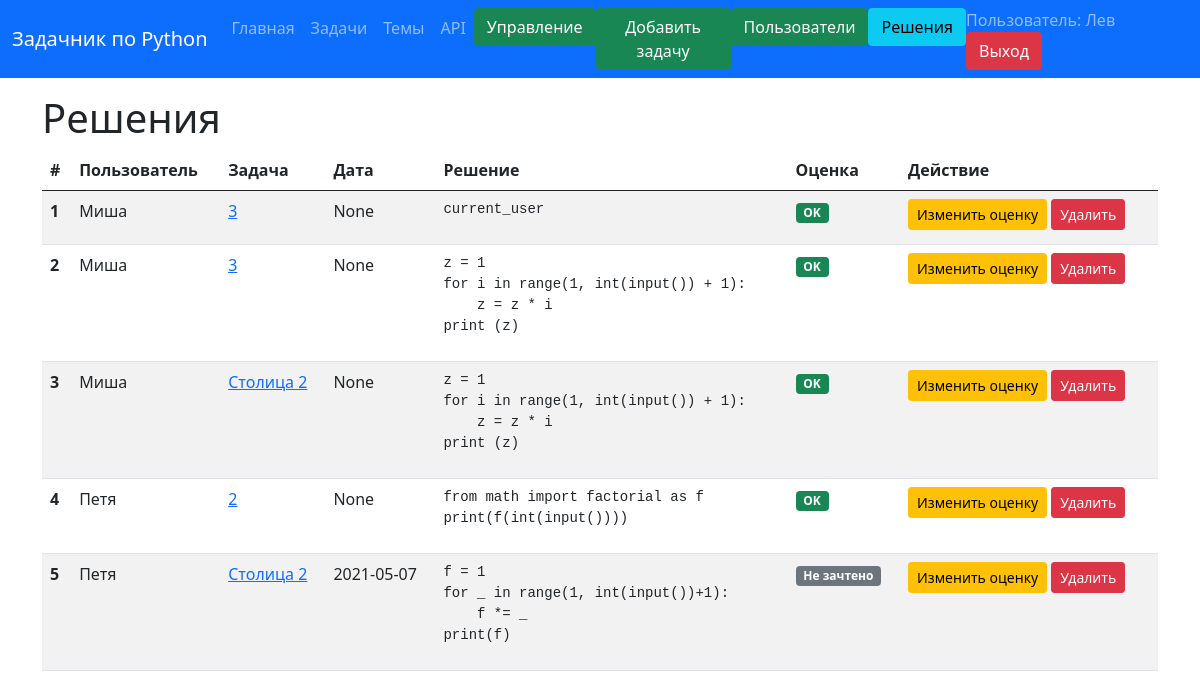
The app's page /solves (signed in), older data.
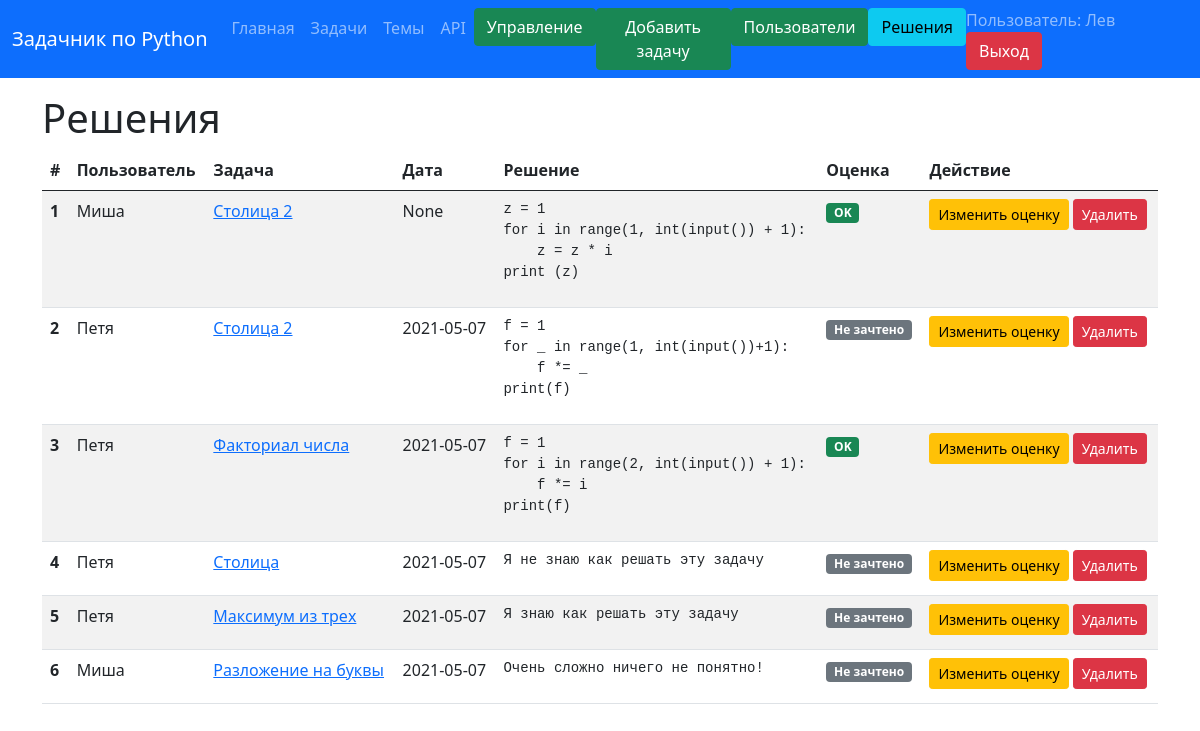
The same page, newer data.
### data/users.py (models this page shows, shortened)
class User(SqlAlchemyBase, UserMixin, SerializerMixin):
    __tablename__ = 'users'
    id = sqlalchemy.Column(sqlalchemy.Integer, primary_key=True, autoincrement=True)
    name = sqlalchemy.Column(sqlalchemy.String, index=True, nullable=True)
    role = sqlalchemy.Column(sqlalchemy.String, default='user')
    email = sqlalchemy.Column(sqlalchemy.String, index=True, unique=True, nullable=True)
    hashed_password = sqlalchemy.Column(sqlalchemy.String, nullable=True)
    created_date = sqlalchemy.Column(sqlalchemy.DateTime, default=datetime.date.today)
    task = orm.relation("Task", back_populates='user')
    solve = orm.relation("Solve", cascade="all, delete")

### data/solves.py (models this page shows)
class Solve(SqlAlchemyBase, SerializerMixin):
    __tablename__ = 'solves'
    id = sqlalchemy.Column(sqlalchemy.Integer, primary_key=True, autoincrement=True)
    user_id = sqlalchemy.Column(sqlalchemy.Integer, sqlalchemy.ForeignKey("users.id"), nullable=True)
    task_id = sqlalchemy.Column(sqlalchemy.Integer, sqlalchemy.ForeignKey("tasks.id"), nullable=True)
    content = sqlalchemy.Column(sqlalchemy.String, nullable=True)
    accept = sqlalchemy.Column(sqlalchemy.BOOLEAN, default=False)
    created_date = sqlalchemy.Column(sqlalchemy.Date, default=datetime.date.today)
    user = orm.relation('User', back_populates='solve')
    task = orm.relation('Task', back_populates='solve')

### data/tasks.py (models this page shows, shortened)
class Task(SqlAlchemyBase, SerializerMixin):
    __tablename__ = 'tasks'
    id = sqlalchemy.Column(sqlalchemy.Integer, primary_key=True, autoincrement=True)
    title = sqlalchemy.Column(sqlalchemy.String, index=True, nullable=True)
    content = sqlalchemy.Column(sqlalchemy.String, nullable=True)
    subject = sqlalchemy.Column(sqlalchemy.String, default='Без темы')
    created_date = sqlalchemy.Column(sqlalchemy.Date, default=datetime.date.today)
    rating = sqlalchemy.Column(sqlalchemy.Integer)
    user_id = sqlalchemy.Column(sqlalchemy.Integer, sqlalchemy.ForeignKey("users.id"))
    user = orm.relation('User', back_populates='task')
    solve = orm.relation('Solve', cascade="all, delete")

### main.py (the view)
@app.route('/solves')
@login_required
def solves():
    session = db_session.create_session()
    result = session.query(Solve).filter((Solve.user == current_user) | (current_user.role == 'admin')).all()
    if current_user.role == 'admin':
        return render_template('admin_solves_page.html', title='Мои решения', solves=result)
    else:
        return render_template('solves_page.html', title='Мои решения', solves=result)

### data/db_session.py (called while the page is built)
def create_session() -> Session:
    global __factory
    return __factory()

### main.py (called while the page is built)
@login_manager.user_loader
def load_user(user_id):
    session = db_session.create_session()
    return session.query(User).get(user_id)

### templates/admin_solves_page.html
{% extends "base_template.html" %}
{% block main %}
<h1>Решения</h1>
<table class="table table-striped">
    <thead>
    <tr>
        <th scope="col">#</th>
        <th scope="col">Пользователь</th>
        <th scope="col">Задача</th>
        <th scope="col">Дата</th>
        <th scope="col">Решение</th>
        <th scope="col">Оценка</th>
        <th scope="col">Действие</th>
    </tr>
    </thead>
    {% for item in solves %}
    <tr>
        <th scope="row">{{ loop.index }}</th>
        <td>{{ item.user.name }}</td>
        <td><a href="/tasks/{{ item.task_id }}">{{ item.task.title }}</a></td>
        <td>{{ item.created_date }}</td>
        <td>
            <pre>{{ item.content | safe}}</pre>
        </td>
        <td>{% if item.accept == True %}
            <span class="badge bg-success">OK</span>
            {% else %}
            <span class="badge bg-secondary">Не зачтено</span>
            {% endif %}
        </td>
        <td><a href="/change_solve_status/{{ item.id }}" class="btn btn-warning btn-sm">Изменить оценку</a>
            <a href="/solve_delete/{{ item.id }}" class="btn btn-danger btn-sm">Удалить</a></td>
    </tr>
    {% endfor %}
</table>
{% endblock %}

### templates/base_template.html (shortened to what this page needs)
<!doctype html>
<html lang="ru">
<head>
    <link href="https://cdn.jsdelivr.net/npm/bootstrap@5.0.0-beta3/dist/css/bootstrap.min.css" rel="stylesheet"
>
</head>
<body>
<div class="d-flex flex-column h-200">
    <header>
        <nav class="navbar navbar-expand-lg navbar-dark bg-primary">
            <div class="container-fluid">
                <a class="navbar-brand mb-0 h1" href="/">Задачник по Python</a>
                <div class="collapse navbar-collapse" id="navbarNav">
                    <ul class="navbar-nav">
                        <li class="nav-item"><a class="nav-link" href="/">Главная</a></li>
                        <li class="nav-item"><a class="nav-link" href="/subjects/tasks/all">Задачи</a></li>
                        <li class="nav-item"><a class="nav-link" href="/subjects">Темы</a></li>
                        <li class="nav-item"><a class="nav-link" href="/about">API</a></li>
                        {% if current_user.is_authenticated and current_user.role == 'admin' %}
                        <li class="nav-item"><a href="/edit" class="btn btn-success">Управление</a></li>
                        <li class="nav-item"><a href="/add_task" class="btn btn-success">Добавить задачу</a></li>
                        <li class="nav-item"><a href="/users_page" class="btn btn-success">Пользователи</a></li>
                        <li class="nav-item"><a href="/solves" class="btn btn-info">Решения</a></li>
                        {% endif %}
                    </ul>
                </div>
                <div>
                    {% if current_user.is_authenticated %}
                    <span class="navbar-text">Пользователь: {{ current_user.name }} </span> <a href="/logout">
                    <button type="button" class="btn btn-danger">Выход</button>
                </a>
                    {% else %}
                    <a href="login" class="btn btn-success">Вход</a>
                    <a href="registration" class="btn btn-success">Регистрация</a>
                    {% endif %}
                </div>
            </div>
        </nav>
    </header>
    <div class="container py-3">
        <main>
            {% block main %}
            {% endblock %}
        </main>
    </div>
</div>
</body>
</html>

Row changes from the older to the newer data that the page shows:
removed Solve: user.name "Миша", task "3", created_date "None", content "current_user", accept "OK"
removed Solve: user.name "Миша", task "3", created_date "None", content "z = 1 for i in range(1, int(input()) + 1): z = z * i print (z)", accept "OK"
removed Solve: user.name "Петя", task "2", created_date "None", content "from math import factorial as f print(f(int(input())))", accept "OK"
added Solve: user.name "Петя", task "Факториал числа", created_date "2021-05-07", content "f = 1 for i in range(2, int(input()) + 1): f *= i print(f)", accept "OK"
added Solve: user.name "Петя", task "Столица", created_date "2021-05-07", content "Я не знаю как решать эту задачу", accept "Не зачтено"
added Solve: user.name "Петя", task "Максимум из трех", created_date "2021-05-07", content "Я знаю как решать эту задачу", accept "Не зачтено"
added Solve: user.name "Миша", task "Разложение на буквы", created_date "2021-05-07", content "Очень сложно ничего не понятно!", accept "Не зачтено"
